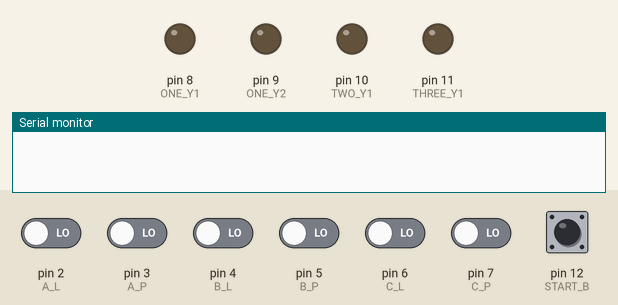
Recording of a sketch running on a simulated Arduino Uno, built with avr-gcc and run on an emulated ATmega328P. Shown: output pins drawn as LEDs (lit = HIGH), the last lines printed to the serial monitor. Inputs (shaded band) come from the test bench; at power-on: pin 12 (START_B) HIGH, pin 2 (A_L), pin 3 (A_P), pin 4 (B_L), pin 5 (B_P), pin 6 (C_L), pin 7 (C_P) LOW.

Above: at 1.2 s.
1.3 s: pin 12 (START_B) pulled LOW for 0.15 s
At 2.5 s:
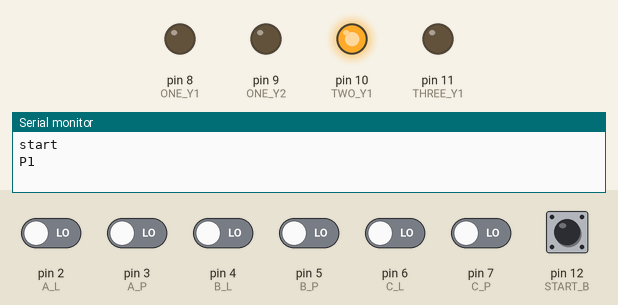
2.9 s: pin 4 (B_L) driven HIGH
At 5.1 s:
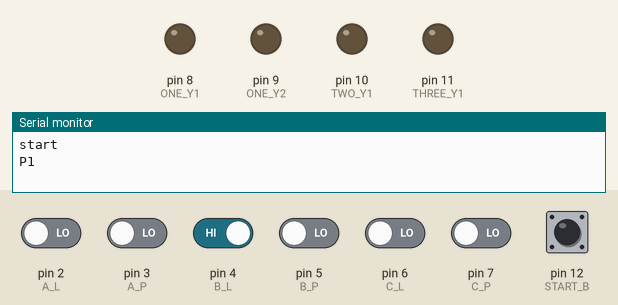
5.8 s: pin 4 (B_L) driven LOW
At 12.5 s:
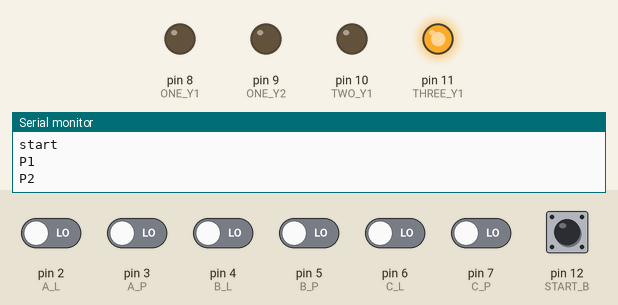
Timing chart, 0 to 26.3 s (numbered marks = the images above; inputs shaded):
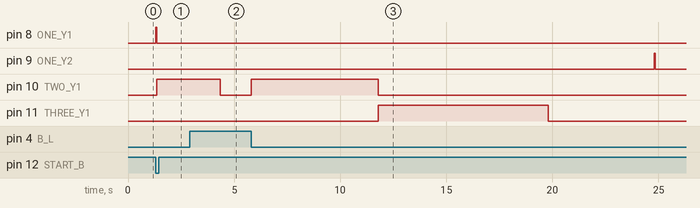

Measured:
- after the input at 1.3 s, pin 8 (ONE_Y1): LOW → HIGH at once, → LOW 0.05 s later; pin 10 (TWO_Y1): LOW → HIGH after 0.05 s
- after the input at 2.9 s, pin 10 (TWO_Y1): HIGH → LOW after 1.5 s
- after the input at 5.8 s, pin 9 (ONE_Y2): LOW → HIGH after 19.0 s, → LOW 0.05 s later; pin 10 (TWO_Y1): LOW → HIGH at once, → LOW 6.0 s later; pin 11 (THREE_Y1): LOW → HIGH after 6.0 s, → LOW 8.0 s later

The sketch:

Banda.ino
```cpp
//inputs
#define START_B 12
#define STOP_B 13
#define A_P 3
#define A_L 2
#define B_P 5
#define B_L 4
#define C_P 7
#define C_L 6
//outputs
#define ONE_Y1 8
#define ONE_Y2 9
#define TWO_Y1 10
#define THREE_Y1 11

void setup() {
  // put your setup code here, to run once:
  pinMode(START_B,INPUT);
  pinMode(STOP_B,INPUT);
  pinMode(A_P,INPUT);
  pinMode(A_L,INPUT);
  pinMode(B_P,INPUT);
  pinMode(B_L,INPUT);
  pinMode(C_P,INPUT);
  pinMode(C_L,INPUT);
  pinMode(ONE_Y1,OUTPUT);
  pinMode(ONE_Y2,OUTPUT);
  pinMode(TWO_Y1,OUTPUT);
  pinMode(THREE_Y1,OUTPUT);
  digitalWrite(ONE_Y1,LOW);
  digitalWrite(ONE_Y2,LOW);
  digitalWrite(TWO_Y1,LOW);
  digitalWrite(THREE_Y1,LOW);
  Serial.begin(9600);
}

enum{STOP,START,P1,P2,P3,P4}state=STOP;
int cout2=0,cout3=0;
void loop() {
  // put your main code here, to run repeatedly:
    while(digitalRead(START_B) && state==STOP){
      digitalWrite(ONE_Y1,LOW);
      digitalWrite(ONE_Y2,LOW);
      digitalWrite(TWO_Y1,LOW);
      digitalWrite(THREE_Y1,LOW);
      if(!digitalRead(START_B) && !digitalRead(A_L) && !digitalRead(B_L) && !digitalRead(C_L)){
          state = START;
          Serial.println("start");
        }
    }
    if(state==START){
        state = P1;
      }

    else if(state==P1){
         digitalWrite(ONE_Y1,HIGH);
         delay(50);
         digitalWrite(ONE_Y1,LOW);
         while(digitalRead(A_P));
         state=P2;
         cout2=0;
         Serial.println("P1");
      }
   else if(state==P2){
        while(cout2<3){
            while(digitalRead(B_L));
            digitalWrite(TWO_Y1,HIGH);
            while(digitalRead(B_P));
            delay(3000);
            digitalWrite(TWO_Y1,LOW);
            cout2++;
          }
         state=P3;
         cout3 = 0;
         Serial.println("P2");
    }
   else if(state==P3){
        while(cout3<2){
            while(digitalRead(C_L));
            digitalWrite(THREE_Y1,HIGH);
            while(digitalRead(C_P));
            delay(4000);
            digitalWrite(THREE_Y1,LOW);
            cout3++;
          }
         state=P4;
         Serial.println("P3");
    }
   else if(state==P4){
          while(digitalRead(C_L));
          delay(5000);
          digitalWrite(ONE_Y2,HIGH);
          delay(50);
          digitalWrite(ONE_Y2,LOW);
          while(digitalRead(A_L));
          state = STOP;
          Serial.println("P4");
    }
}
```
